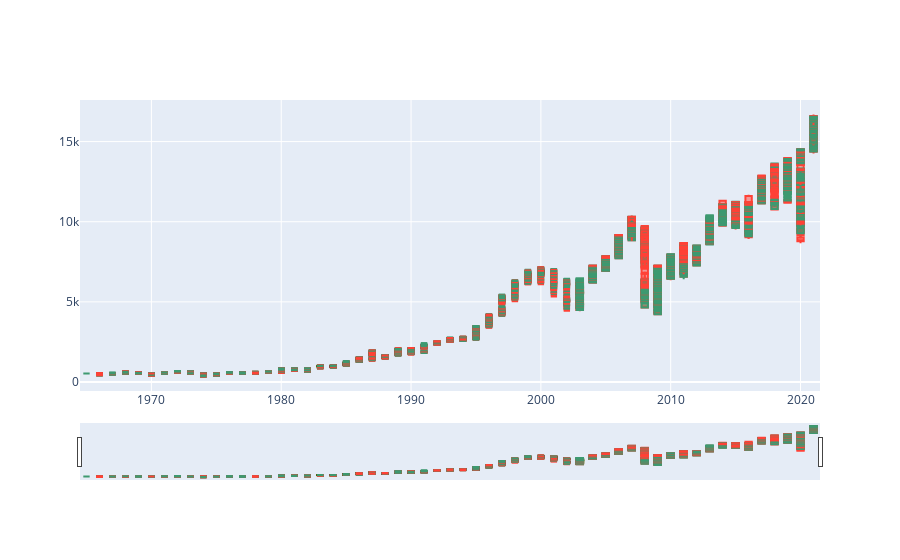

Notebook cell for this chart:
### Code cell
fig = go.Figure(data = [go.Candlestick(x=data['year'],
                                       open = data['Open'],
                                       high = data['High'],
                                       low = data['Low'],
                                       close = data['Close'])])
fig.show()

### Figure 1 — Plotly figure (JSON) as saved in the notebook; plotly's stock layout.template omitted (floating-point values rounded to 4 significant figures; data arrays with more than 128 entries replaced by an {"elided": "..."} marker saying what was removed)
{"data": [{"close": {"elided": "13928 float values"}, "high": {"elided": "13928 float values"}, "low": {"elided": "13928 float values"}, "open": {"elided": "13928 float values"}, "type": "candlestick", "x": {"elided": "13928 int values"}}], "layout": {}}
